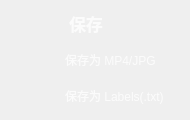
                 <widget class="QFrame" name="Save_QF">
                  <property name="minimumSize">
                   <size>
                    <width>190</width>
                    <height>120</height>
                   </size>
                  </property>
                  <property name="maximumSize">
                   <size>
                    <width>190</width>
                    <height>120</height>
                   </size>
                  </property>
                  <property name="styleSheet">
                   <string notr="true">QFrame#Save_QF{
border:2px solid rgba(255, 255, 255, 70);
border-radius:15px;
}</string>
                  </property>
                  <layout class="QVBoxLayout" name="verticalLayout_20">
                   <property name="leftMargin">
                    <number>9</number>
                   </property>
                   <property name="topMargin">
                    <number>9</number>
                   </property>
                   <property name="rightMargin">
                    <number>9</number>
                   </property>
                   <property name="bottomMargin">
                    <number>9</number>
                   </property>
                   <item>
                    <widget class="QPushButton" name="ToggleBotton_5">
                     <property name="sizePolicy">
                      <sizepolicy hsizetype="Expanding" vsizetype="Fixed">
                       <horstretch>0</horstretch>
                       <verstretch>0</verstretch>
                      </sizepolicy>
                     </property>
                     <property name="minimumSize">
                      <size>
                       <width>0</width>
                       <height>30</height>
                      </size>
                     </property>
                     <property name="maximumSize">
                      <size>
                       <width>16777215</width>
                       <height>30</height>
                      </size>
                     </property>
                     <property name="font">
                      <font>
                       <family>Nirmala UI</family>
                       <pointsize>13</pointsize>
                       <weight>87</weight>
                       <italic>false</italic>
                       <bold>true</bold>
                      </font>
                     </property>
                     <property name="cursor">
                      <cursorShape>ArrowCursor</cursorShape>
                     </property>
                     <property name="mouseTracking">
                      <bool>true</bool>
                     </property>
                     <property name="focusPolicy">
                      <enum>Qt::StrongFocus</enum>
                     </property>
                     <property name="contextMenuPolicy">
                      <enum>Qt::DefaultContextMenu</enum>
                     </property>
                     <property name="layoutDirection">
                      <enum>Qt::LeftToRight</enum>
                     </property>
                     <property name="autoFillBackground">
                      <bool>false</bool>
                     </property>
                     <property name="styleSheet">
                      <string notr="true">QPushButton{
background-image: url(:/all/img/save.png);
background-repeat: no-repeat;
background-position: left center;
border: none;
border-left: 20px solid transparent;

text-align: left;
padding-left: 40px;
padding-bottom: 2px;
color: rgba(255, 255, 255, 199);
font: 700 13pt &quot;Nirmala UI&quot;;
}</string>
                     </property>
                     <property name="text">
                      <string>保存</string>
                     </property>
                     <property name="icon">
                      <iconset theme="zoom-out">
                       <normaloff>.</normaloff>.</iconset>
                     </property>
                     <property name="autoDefault">
                      <bool>false</bool>
                     </property>
                     <property name="default">
                      <bool>false</bool>
                     </property>
                     <property name="flat">
                      <bool>false</bool>
                     </property>
                    </widget>
                   </item>
                   <item>
                    <widget class="QCheckBox" name="save_res_button">
                     <property name="cursor">
                      <cursorShape>PointingHandCursor</cursorShape>
                     </property>
                     <property name="styleSheet">
                      <string notr="true">QCheckBox {
color: rgba(255, 255, 255, 199);
font: 590 10pt &quot;Nirmala UI&quot;;
        }

        QCheckBox::indicator {
            padding-top: 1px;
padding-left: 10px;
            width: 40px;
            height: 30px;
            border: none;
        }

        QCheckBox::indicator:unchecked {
            image: url(:/all/img/check_no.png);
        }

        QCheckBox::indicator:checked {
            image: url(:/all/img/check_yes.png);
        }</string>
                     </property>
                     <property name="text">
                      <string>保存为 MP4/JPG</string>
                     </property>
                    </widget>
                   </item>
                   <item>
                    <widget class="QCheckBox" name="save_txt_button">
                     <property name="cursor">
                      <cursorShape>PointingHandCursor</cursorShape>
                     </property>
                     <property name="styleSheet">
                      <string notr="true">QCheckBox {
color: rgba(255, 255, 255, 199);
font: 590 10pt &quot;Nirmala UI&quot;;
        }

        QCheckBox::indicator {
            padding-top: 1px;
padding-left: 10px;
            width: 40px;
            height: 30px;
            border: none;
        }

        QCheckBox::indicator:unchecked {
            image: url(:/all/img/check_no.png);
        }

        QCheckBox::indicator:checked {
            image: url(:/all/img/check_yes.png);
        }</string>
                     </property>
                     <property name="text">
                      <string>保存为 Labels(.txt)</string>
                     </property>
                    </widget>
                   </item>
                  </layout>
                 </widget>
